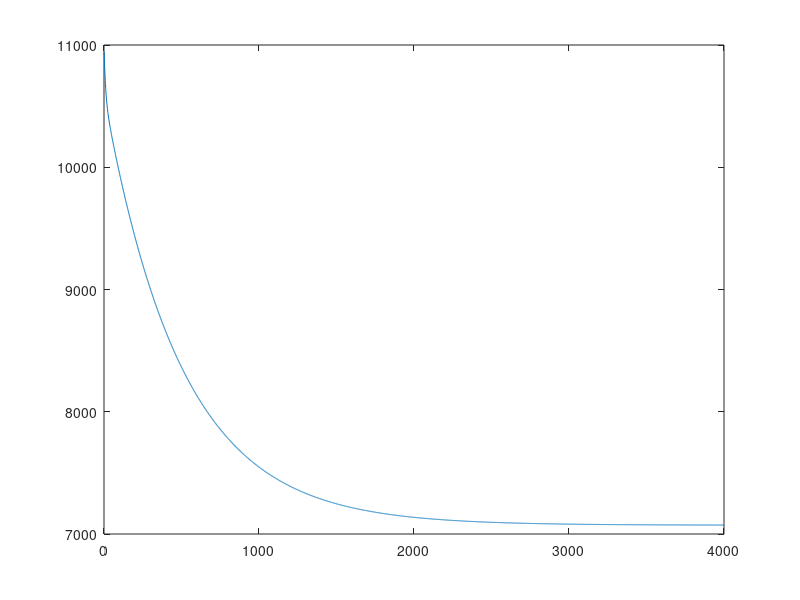
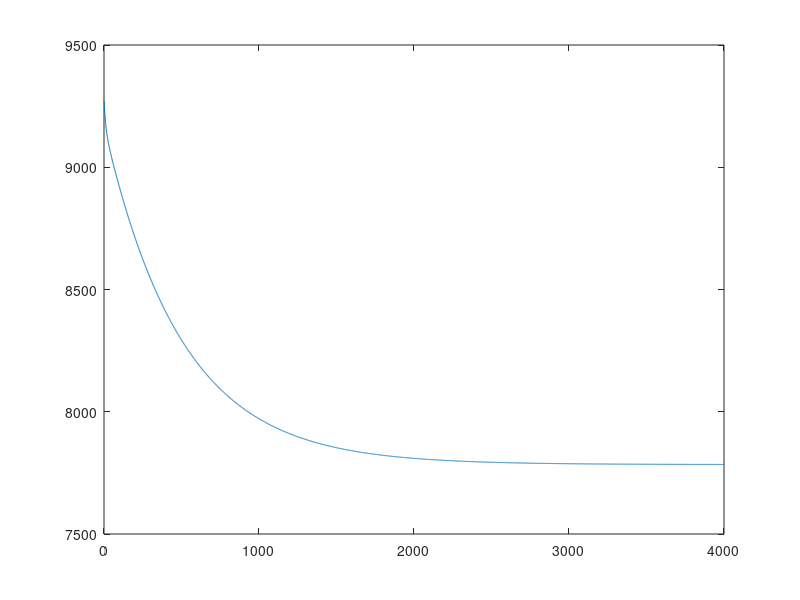

The MATLAB source for these figures, in order: (Note: this script raises an error after producing the figures.)
t = linspace(1,4000,4000);
t0 = zeros(1,length(t));

c1 = 3.3333e-5;
c2 = 1.8391e-10;
c3 = 5.3121e-7;
c4 = 1.6575e-6;
str = 79.25;

j = (c1 + c2*(t-t0)) + c3 * (1 - exp( (t0-t)*(c4/c3) ) );

elong = str * j;

h1 = 31.2;
matC1 = 4.11e-9;
matC2 = 1.82;
matD1 = -11.90;
matD2 = 1.6776;
matStr = 19.58;

for k = 1:length(matStr)
  h2 = (log(1+h1)) / (matD1 * matStr(k)^(matD2-1));
  eMat(k,1:length(t)) = (1/(h2*matStr(k))) * log(1 + (1+h1) * (exp(h2*matC1*t*matStr(k)^(matC2+1)) - 1));
    
  S(k,1:length(t)) = eMat(k)/matStr(k);
  E(k,1:length(t)) = S(k,1:length(t)).^-1;
  
  m = matC1*matStr(k)^matC2;
  q = matD1*matStr^matD2;
  e = m*t + q;
end


tao = [10 150 500];
psE1 = [113 0 1385 7784 9282];
psE2 = [401 0 3515 7072 10988];
psG = [58 315 5 258 636];

Elong = psE1(4) + psE1(1)*exp((-t/tao(1))) + psE1(2)*exp((-t/tao(2))) + psE1(3)*exp((-t/tao(3)));
Etrans = psE2(4) + psE2(1)*exp((-t/tao(1))) + psE2(2)*exp((-t/tao(2))) + psE2(3)*exp((-t/tao(3)));

transStrain = (ones(1,length(Etrans))*420)./Etrans;

figure(1), plot(t,Etrans)
figure(2), plot(t,Elong)
%-------------------------------------------------------------------------------
tao = [10 150 500];
ps = [113 0 1385; 401 0 3515];
pinf = [7784 7072];

E1 = pinf(1,1);
E2 = pinf(1,2);

for k = 1:length(tao)
  E1 = E1 + ps(1,k)*exp(-t/tao(k));
  E2 = E2 + ps(2,k)*exp(-t/tao(k));
end


E3 = E2;

S1 = 1/E1;
S2 = 1/E2;
S3 = 1/E3;

out = [S2,S3,S1];
